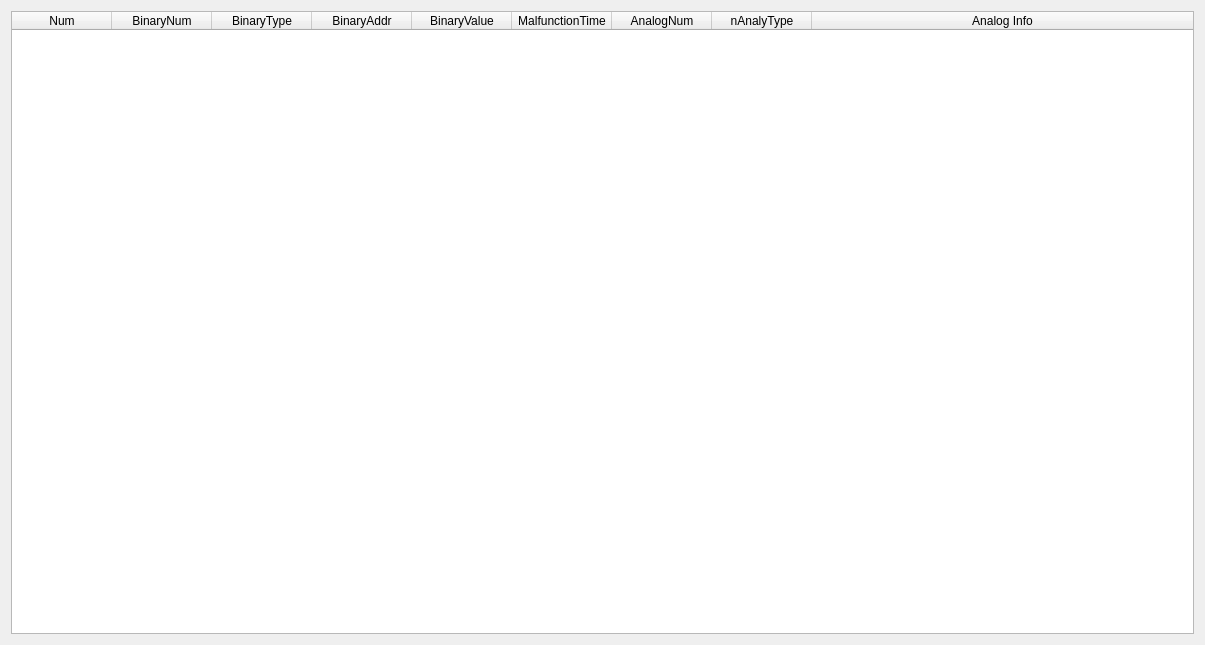
<?xml version="1.0" encoding="UTF-8"?>
<ui version="4.0">
 <class>CFaultEventWgt</class>
 <widget class="QWidget" name="CFaultEventWgt">
  <property name="geometry">
   <rect>
    <x>0</x>
    <y>0</y>
    <width>1205</width>
    <height>645</height>
   </rect>
  </property>
  <property name="windowTitle">
   <string>CFaultEventWgt</string>
  </property>
  <layout class="QHBoxLayout" name="horizontalLayout">
   <item>
    <widget class="QSplitter" name="splitter">
     <property name="orientation">
      <enum>Qt::Vertical</enum>
     </property>
     <widget class="QTableWidget" name="tableWidget">
      <attribute name="horizontalHeaderStretchLastSection">
       <bool>true</bool>
      </attribute>
      <column>
       <property name="text">
        <string>Num</string>
       </property>
      </column>
      <column>
       <property name="text">
        <string>BinaryNum</string>
       </property>
      </column>
      <column>
       <property name="text">
        <string>BinaryType</string>
       </property>
      </column>
      <column>
       <property name="text">
        <string>BinaryAddr</string>
       </property>
      </column>
      <column>
       <property name="text">
        <string>BinaryValue</string>
       </property>
      </column>
      <column>
       <property name="text">
        <string>MalfunctionTime</string>
       </property>
      </column>
      <column>
       <property name="text">
        <string>AnalogNum</string>
       </property>
      </column>
      <column>
       <property name="text">
        <string>nAnalyType</string>
       </property>
      </column>
      <column>
       <property name="text">
        <string>Analog Info</string>
       </property>
      </column>
     </widget>
    </widget>
   </item>
  </layout>
 </widget>
 <layoutdefault spacing="6" margin="11"/>
 <resources/>
 <connections/>
</ui>
